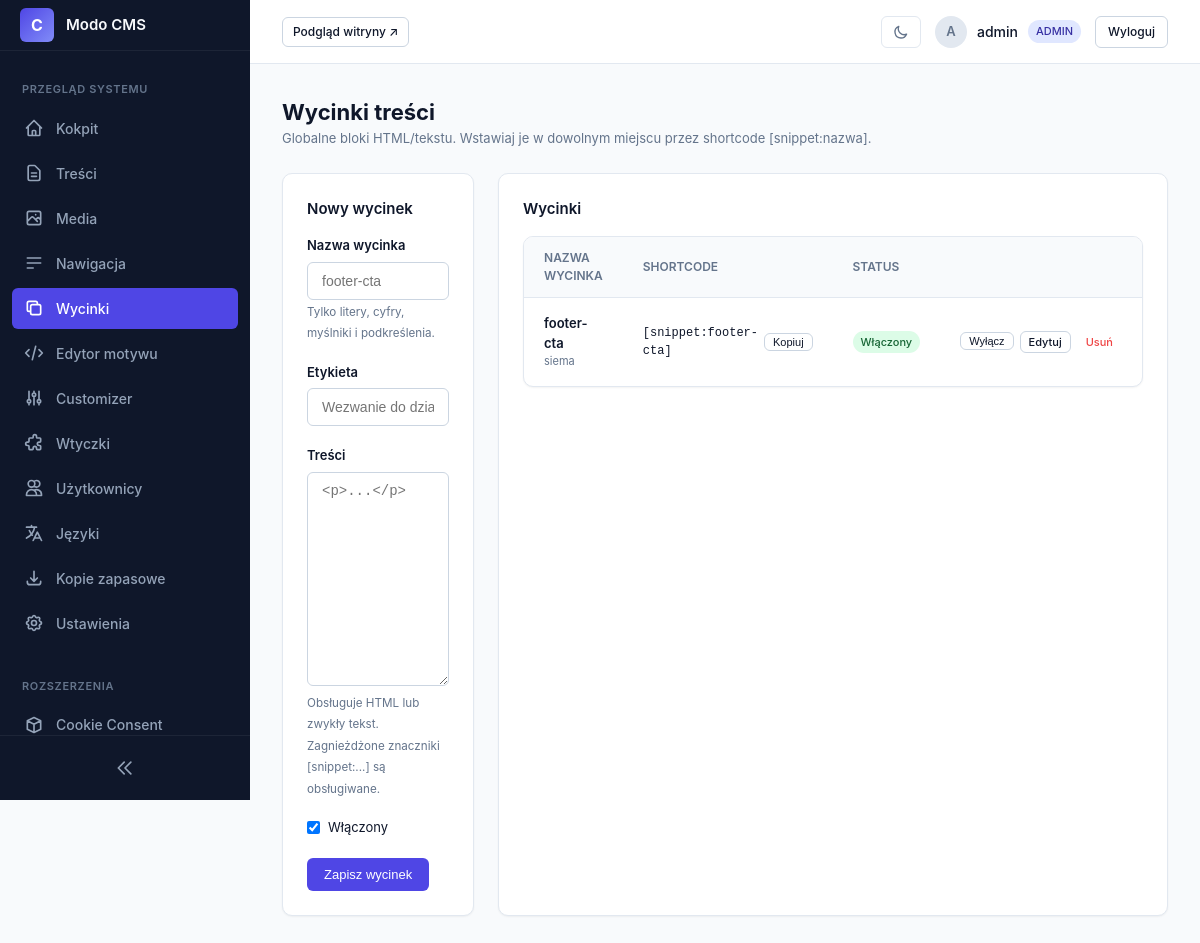
Page /admin/snippets.php (signed in) on the earlier database version.
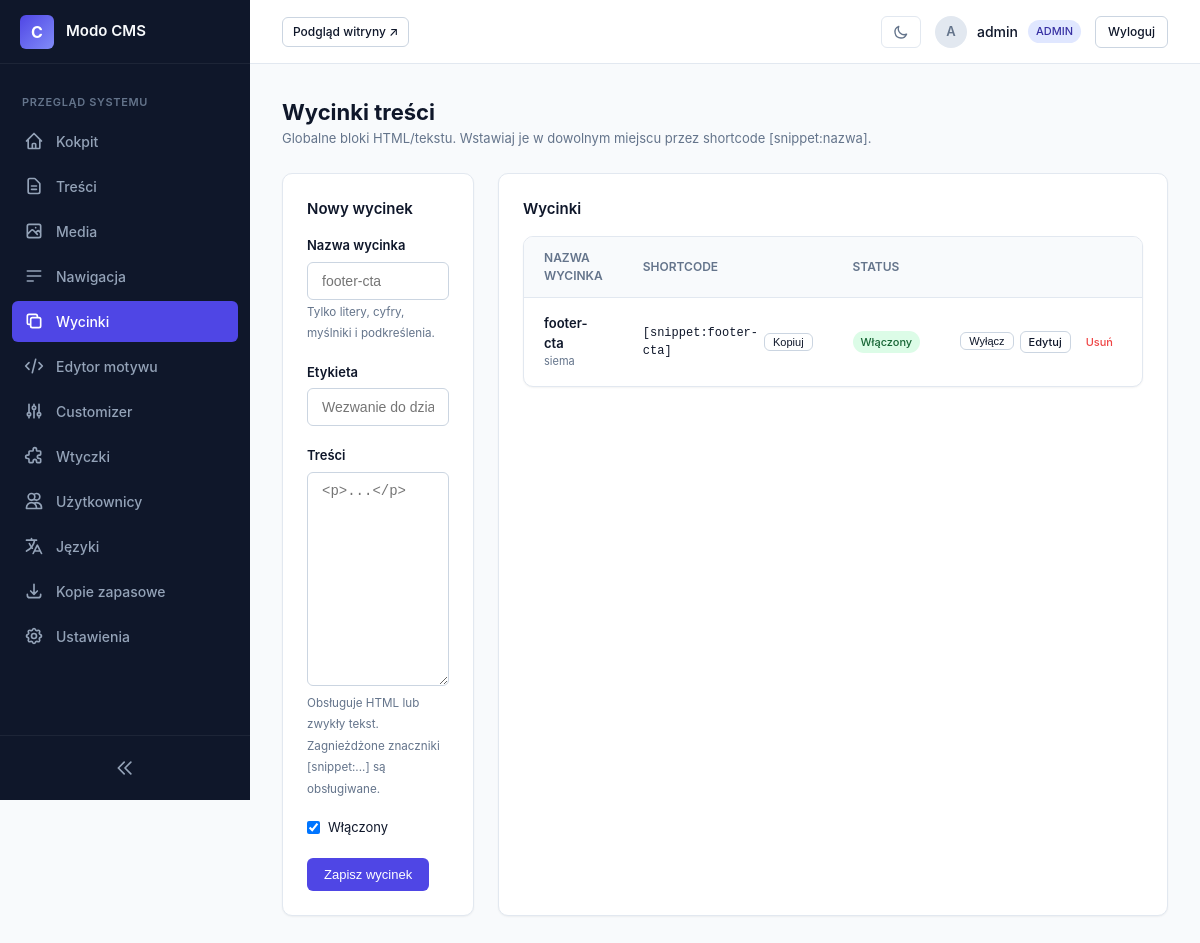
Same page on the later database version.
### tables this page shows
CREATE TABLE plugins (folder TEXT PRIMARY KEY, is_active INTEGER DEFAULT 0);

CREATE TABLE snippets (
                    id INTEGER PRIMARY KEY AUTOINCREMENT,
                    name TEXT NOT NULL UNIQUE,
                    label TEXT,
                    content TEXT,
                    enabled INTEGER NOT NULL DEFAULT 1,
                    created_at DATETIME DEFAULT CURRENT_TIMESTAMP,
                    updated_at DATETIME DEFAULT CURRENT_TIMESTAMP
                );

### core/PluginLoader.php (called while the page is built, shortened)
<?php
class PluginLoader {
    public static function loadActivePlugins(): void {
        try {
            $db = Database::getConnection();
            $stmt = $db->query("SELECT folder FROM plugins WHERE is_active = 1");
            if ($stmt) {
                $activePlugins = $stmt->fetchAll(\PDO::FETCH_COLUMN) ?: [];
            }
        } catch (\Throwable $e) {
            $activePlugins = [];
        }
    }
}

### core/bootstrap.php (called while the page is built, shortened)
<?php
require_once __DIR__ . '/GetSimpleCompat.php';
require_once __DIR__ . '/I18n.php';
\Core\PluginLoader::loadActivePlugins();

### core/Security.php (called while the page is built, shortened)
<?php
final class Security {
    public static function generateCsrfToken(): string {
        return $_SESSION['csrf_token'];
    }
    public static function sanitize(string $data): string {
        return htmlspecialchars(trim($data), ENT_QUOTES, 'UTF-8');
    }
}

### admin/snippets.php (the view, shortened to what the changed rows need)
<?php
require_once __DIR__ . '/../core/bootstrap.php';
$db = Database::getConnection();
$form = ['id' => 0, 'name' => '', 'label' => '', 'content' => '', 'enabled' => 1];
$allSnippets = $db->query("SELECT * FROM snippets ORDER BY name ASC")->fetchAll();
require_once __DIR__ . '/views/header.php';
?>
<div class="page-header">
    <div>
        <h1 class="page-title"><?= _e('Reusable Snippets') ?></h1>
        <p style="color: var(--text-muted); font-size: 13px;"><?= _e('Global HTML/text blocks. Insert them anywhere with the [snippet:name] shortcode.') ?></p>
    </div>
</div>
<div style="display: grid; grid-template-columns: 1fr 1fr; gap: 24px;">
    <div class="card">
        <h2 style="font-size: 15px; font-weight: 600; margin-bottom: 16px;">
        </h2>
        <form method="POST" action="snippets.php">
            <div class="form-group">
                <label class="form-label" for="name"><?= _e('Snippet Name') ?></label>
                <input class="form-control" type="text" id="name" name="name" value="<?= Security::sanitize((string) $form['name']) ?>" placeholder="footer-cta" pattern="[A-Za-z0-9_\-]+" required>
                <small style="color: var(--text-muted);"><?= _e('Letters, numbers, hyphens and underscores only.') ?></small>
            </div>
            <div class="form-group">
                <label class="form-label" for="label"><?= _e('Label') ?></label>
                <input class="form-control" type="text" id="label" name="label" value="<?= Security::sanitize((string) $form['label']) ?>" placeholder="<?= _e('Footer call to action') ?>">
            </div>
            <div class="form-group">
                <label class="form-label" for="content"><?= _e('Content') ?></label>
                <textarea class="form-control" id="snippet-editor" name="content" rows="12" placeholder="<p>...</p>"><?= htmlspecialchars((string) $form['content'], ENT_QUOTES, 'UTF-8') ?></textarea>
                <small style="color: var(--text-muted);"><?= _e('Accepts HTML or plain text. Nested [snippet:...] tags are supported.') ?></small>
            </div>
            <div class="form-group">
                <label style="display: flex; align-items: center; gap: 8px; font-size: 13px; cursor: pointer;">
                    <input type="checkbox" name="enabled" value="1" <?= !empty($form['enabled']) ? 'checked' : '' ?>>
                    <?= _e('Enabled') ?>
                </label>
            </div>
            <div style="display: flex; gap: 8px; align-items: center;">
                <button type="submit" class="btn btn-primary"><?= _e('Save Snippet') ?></button>
            </div>
        </form>
    </div>
    <div class="card">
        <h2 style="font-size: 15px; font-weight: 600; margin-bottom: 16px;"><?= _e('Snippets') ?></h2>
        <?php if (empty($allSnippets)): ?>
            <p style="color: var(--text-muted); font-size: 13px;"><?= _e('No snippets yet. Create your first reusable block.') ?></p>
        <?php else: ?>
            <div class="table-container" style="overflow-x: auto;">
            <table class="pro-table">
                <thead>
                    <tr>
                        <th><?= _e('Snippet Name') ?></th>
                        <th><?= _e('Shortcode') ?></th>
                        <th><?= _e('Status') ?></th>
                        <th style="width: 170px;"></th>
                    </tr>
                </thead>
                <tbody>
                    <?php foreach ($allSnippets as $s): ?>
                        <tr>
                            <td>
                                <a href="snippets.php?edit=<?= (int) $s['id'] ?>" style="font-weight: 600; color: var(--text-main); text-decoration: none;">
                                    <?= Security::sanitize((string) $s['name']) ?>
                                </a>
                                <?php if (!empty($s['label'])): ?>
                                    <div style="font-size: 11px; color: var(--text-muted);"><?= Security::sanitize((string) $s['label']) ?></div>
                                <?php endif; ?>
                            </td>
                            <td>
                                <div style="display: flex; align-items: center; gap: 6px;">
                                    <code style="font-size: 12px;">[snippet:<?= Security::sanitize((string) $s['name']) ?>]</code>
                                    <button type="button" class="btn btn-secondary copy-shortcode" data-shortcode="[snippet:<?= Security::sanitize((string) $s['name']) ?>]" style="padding: 2px 8px; font-size: 11px;"><?= _e('Copy') ?></button>
                                </div>
                            </td>
                            <td>
                                <?php if (!empty($s['enabled'])): ?>
                                    <span class="badge" style="background:#dcfce7; color:#166534; font-size:11px;"><?= _e('Enabled') ?></span>
                                <?php else: ?>
                                    <span class="badge" style="background:#fee2e2; color:#991b1b; font-size:11px;"><?= _e('Disabled') ?></span>
                                <?php endif; ?>
                            </td>
                            <td>
                                <div style="display: flex; gap: 6px; justify-content: flex-end;">
                                    <form method="POST" action="snippets.php" style="margin:0;">
                                        <button type="submit" class="btn btn-secondary" style="padding: 2px 8px; font-size: 11px;">
                                        </button>
                                    </form>
                                    <a href="snippets.php?edit=<?= (int) $s['id'] ?>" class="btn btn-secondary" style="padding: 2px 8px; font-size: 11px;"><?= _e('Edit') ?></a>
                                    <a href="snippets.php?delete=<?= (int) $s['id'] ?>&csrf=<?= urlencode(Security::generateCsrfToken()) ?>" class="btn btn-danger-ghost" style="padding: 2px 8px; font-size: 11px;" onclick="return confirm('<?= _e('Delete this snippet? Pages using it will render an empty block.') ?>');"><?= _e('Delete') ?></a>
                                </div>
                            </td>
                        </tr>
                    <?php endforeach; ?>
                </tbody>
            </table>
            </div>
        <?php endif; ?>
    </div>
</div>
<?php require_once __DIR__ . '/views/footer.php'; ?>

### core/I18n.php (shortened to what the changed rows need)
<?php
    final class I18n {
        private static string $frontendLang = 'en';
        private static string $adminLang = 'en';
        private static string $defaultLang = 'en';
        private static array $translations = [];
        private static array $availableLanguages = [];
        public static function init(): void {
            self::$defaultLang = class_exists('\Core\Router') ? Router::getOption('default_language', 'en') : 'en';
            $configuredLanguage = class_exists('\Core\Config') ? \Core\Config::getString('language', '') : '';
            if ($configuredLanguage !== '' && preg_match('/^[a-z0-9_-]+$/i', $configuredLanguage) === 1) {
                self::$defaultLang = strtolower($configuredLanguage);
            }
            $rawLangs = class_exists('\Core\Router') ? Router::getOption('available_languages', 'en:English,pl:Polski') : 'en:English,pl:Polski';
            self::$availableLanguages = [];
            foreach (explode(',', $rawLangs) as $pair) {
                $parts = explode(':', trim($pair));
                if (count($parts) === 2) {
                    self::$availableLanguages[trim($parts[0])] = trim($parts[1]);
                }
            }
            $configuredAdminLang = class_exists('\Core\Router') ? Router::getOption('admin_language', self::$defaultLang) : self::$defaultLang;
            if (isset($_SESSION['user_admin_lang']) && array_key_exists($_SESSION['user_admin_lang'], self::$availableLanguages)) {
                self::$adminLang = $_SESSION['user_admin_lang'];
            } elseif (array_key_exists($configuredAdminLang, self::$availableLanguages)) {
                self::$adminLang = $configuredAdminLang;
            } else {
                self::$adminLang = self::$defaultLang;
            }
        }
        private static function detectFrontendLanguage(): void {
            $isMultilingual = class_exists('\Core\Router') && Router::getOption('multilingual_frontend', '0') === '1';
            if (!$isMultilingual) {
                self::$frontendLang = self::$defaultLang;
                return;
            }
        }
        public static function loadDictionary(string $lang): void {
            $lang = preg_replace('/[^a-z0-9_-]/i', '', $lang);
            $filePath = __DIR__ . '/../languages/' . $lang . '.json';
            if (file_exists($filePath)) {
                $json = file_get_contents($filePath);
                $data = json_decode((string)$json, true);
                if (is_array($data)) {
                    self::$translations[$lang] = $data;
                    return;
                }
            }
            self::$translations[$lang] = [];
        }
        public static function translate(string $key, ?string $lang = null): string {
            if ($lang === null) {
                $isAdmin = defined('IN_ADMIN') && IN_ADMIN === true;
                $lang = $isAdmin ? self::$adminLang : self::$frontendLang;
            }
            $translated = self::$translations[$lang][$key] ?? null;
            if ($translated !== null && $translated !== '') {
                return (string)$translated;
            }
            return $key;
        }
    }
    if (!function_exists('__')) {
        function __(string $key, ?string $lang = null): string {
            return \Core\I18n::translate($key, $lang);
        }
    }
    if (!function_exists('_e')) {
        function _e(string $key, ?string $lang = null): void {
            echo htmlspecialchars(\Core\I18n::translate($key, $lang), ENT_QUOTES, 'UTF-8');
        }
    }

### core/GetSimpleCompat.php (shortened to what the changed rows need)
<?php
    if (!function_exists('render_admin_sidebar_icon')) {
        function render_admin_sidebar_icon(string $icon = ''): string {
            $icon = trim($icon);
            if ($icon !== '' && str_contains($icon, '<svg')) {
                return $icon;
            }
            $d = ($icon !== '' && !preg_match('/[<>&"\']/', $icon))
                ? $icon
                : 'M20 7l-8-4-8 4m16 0l-8 4m8-4v10l-8 4m0-10L4 7m8 4v10M4 7v10l8 4';
            return '<svg class="nav-icon" fill="none" stroke="currentColor" stroke-width="2" viewBox="0 0 24 24"><path stroke-linecap="round" stroke-linejoin="round" d="' . htmlspecialchars($d, ENT_QUOTES, 'UTF-8') . '"/></svg>';
        }
    }
    if (!function_exists('render_admin_plugin_navigation')) {
        function render_admin_plugin_navigation(string $cssItemClass = 'nav-link'): void {
            $currentId = $_GET['id'] ?? '';
            $currentAction = $_GET['action'] ?? '';
            foreach (\Core\GSRegistry::$adminSidebarItems as $item) {
                $isActive = ($currentId === $item['id']) || ($currentAction !== '' && $currentAction === $item['action']);
                $url = 'plugins.php?id=' . urlencode($item['id']);
                $activeClass = $isActive ? ' active' : '';
                $label = function_exists('i18n_r') ? i18n_r($item['title']) : $item['title'];
                echo '<a href="' . htmlspecialchars($url, ENT_QUOTES, 'UTF-8') . '" class="' . htmlspecialchars($cssItemClass, ENT_QUOTES, 'UTF-8') . $activeClass . '" title="' . htmlspecialchars($label, ENT_QUOTES, 'UTF-8') . '">';
                echo render_admin_sidebar_icon($item['icon'] ?? '');
                echo '<span class="nav-text">' . htmlspecialchars($label, ENT_QUOTES, 'UTF-8') . '</span>';
                echo '</a>' . PHP_EOL;
            }
        }
    }
    if (!function_exists('i18n_r')) {
        function i18n_r(string $key): string {
            $parts = explode('/', $key);
            $cleanKey = end($parts);
            return function_exists('__') ? __($cleanKey) : $key;
        }
    }

Differences in the rows shown:
no longer on this page (row edited): plugins: label "Cookie Consent"
Other differences:
text no longer shown: "ROZSZERZENIA"
